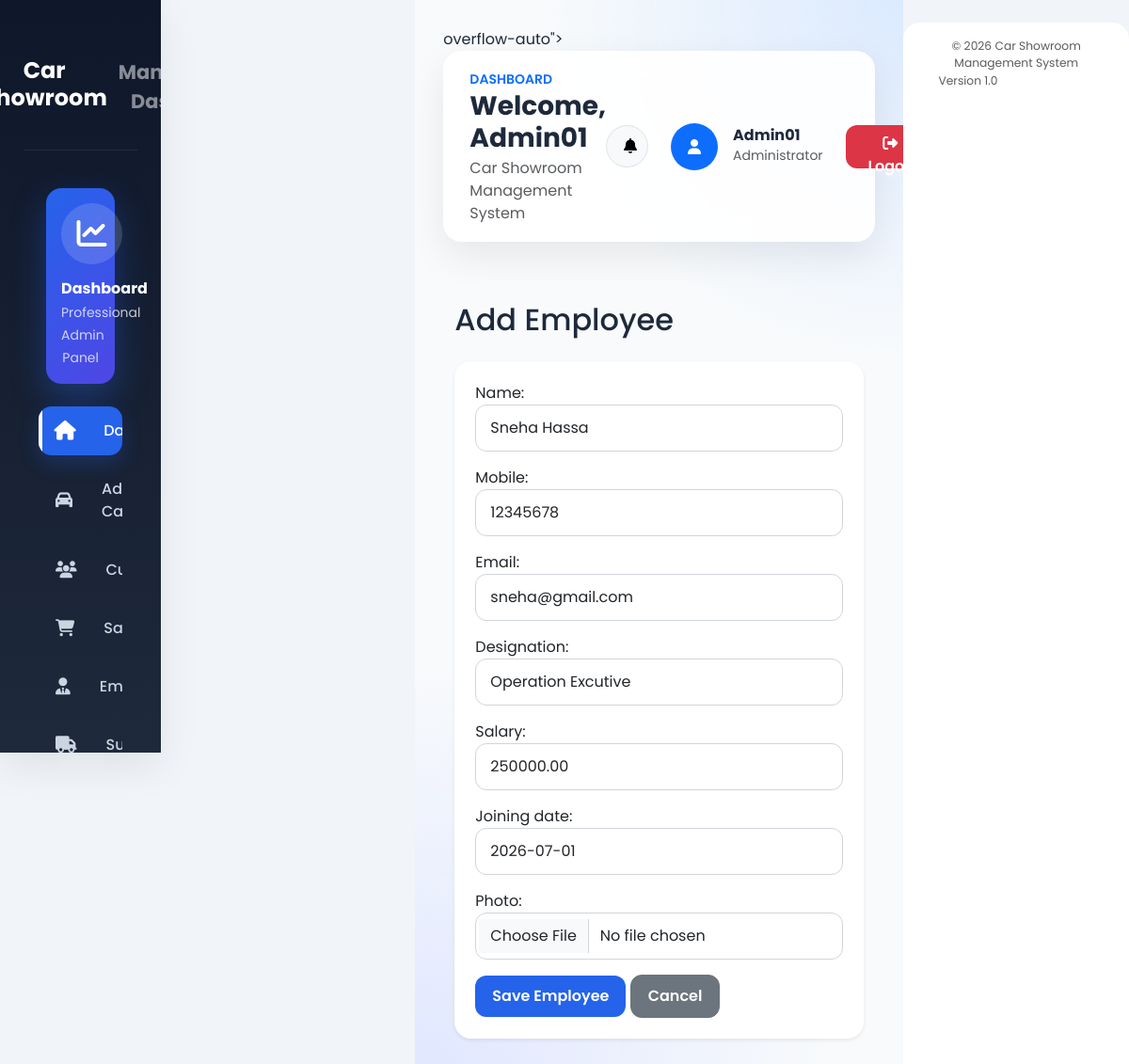
Screenshot of /edit-employee/1/ (signed in) with the database file from the repository.
### showroom/models.py (models this page shows, shortened)
class Employee(models.Model):
    name = models.CharField(max_length=100)
    mobile = models.CharField(max_length=15)
    email = models.EmailField()
    designation = models.CharField(max_length=100)
    salary = models.DecimalField(max_digits=10, decimal_places=2)
    joining_date = models.DateField(default=timezone.now)
    photo = models.ImageField(upload_to="employees/", blank=True, null=True)
    class Meta:
        ordering = ["name"]

### showroom/views.py (the view)
# urls.py: path("edit-employee/<int:id>/", views.edit_employee, name="edit_employee"),
@login_required
@staff_member_required
def edit_employee(request, id):
    employee = get_object_or_404(Employee, id=id)
    if request.method == "POST":
        form = EmployeeForm(
            request.POST,
            request.FILES,
            instance=employee
        )
        if form.is_valid():
            form.save()
            messages.success(request, "Employee updated successfully.")
            return redirect("employee_list")
    else:
        form = EmployeeForm(instance=employee)
    return render(
          request,
        "showroom/add_employee.html",
       {
          "form": form,
           "employee": employee,
      }
)

### showroom/forms.py
class EmployeeForm(forms.ModelForm):
    class Meta:
        model = Employee
        fields = "__all__"
        widgets = {
            "name": forms.TextInput(attrs={
                "class": "form-control"
            }),
            "mobile": forms.TextInput(attrs={
                "class": "form-control"
            }),
            "email": forms.EmailInput(attrs={
                "class": "form-control"
            }),
            "designation": forms.TextInput(attrs={
                "class": "form-control"
            }),
            "salary": forms.NumberInput(attrs={
                "class": "form-control"
            }),
            "joining_date": forms.DateInput(attrs={
                "class": "form-control"
            }),
            "photo": forms.FileInput(attrs={
                "class": "form-control"
            }),
        }

### showroom/templates/showroom/add_employee.html (shortened to what this page needs)
{% extends "showroom/base.html" %}
{% block content %}
<div class="container mt-4">
    <h2 class="mb-4">Add Employee</h2>
    <div class="card shadow-sm">
        <div class="card-body">
            <form method="POST" enctype="multipart/form-data">
                {{ form.as_p }}
                <button type="submit" class="btn btn-primary">
                    Save Employee
                </button>
                <a href="{% url 'employee_list' %}" class="btn btn-secondary">
                    Cancel
                </a>
            </form>
        </div>
    </div>
</div>
{% endblock %}

### showroom/templates/showroom/base.html (shortened to what this page needs)
{% load static %}
<!DOCTYPE html>
<html lang="en">
<head>
<link href="https://cdn.jsdelivr.net/npm/bootstrap@5.3.3/dist/css/bootstrap.min.css" rel="stylesheet">
<link href="https://cdn.jsdelivr.net/npm/bootstrap-icons@1.11.3/font/bootstrap-icons.css" rel="stylesheet">
<link href="https://cdnjs.cloudflare.com/ajax/libs/font-awesome/6.5.2/css/all.min.css" rel="stylesheet">
<link rel="stylesheet" href="https://cdn.datatables.net/1.13.8/css/dataTables.bootstrap5.min.css">
<link rel="stylesheet" href="https://cdnjs.cloudflare.com/ajax/libs/animate.css/4.1.1/animate.min.css">
<link rel="stylesheet" href="{% static 'css/style.css' %}">
<link rel="stylesheet" href="{% static 'css/dashboard.css' %}">
</head>
<body>
<div class="wrapper d-flex min-vh-100">
<div class="sidebar position-sticky top-0 vh-100">
    <div class="logo text-center py-4">
    <h4 class="text-white fw-bold mb-1">
       Car Showroom
    </h4>
    <small class="text-white-50">
      Management Dashboard
    </small>
</div>
    <ul class="sidebar-menu list-unstyled px-3 mt-4">
        <li class="mb-4 px-2">
            <div class="bg-primary rounded-4 text-white p-3 text-center">
                <i class="fas fa-chart-line fa-2x mb-3"></i>
                <h6 class="fw-bold mb-1">
                    Dashboard
                </h6>
                <small class="opacity-75">
                    Professional Admin Panel
                </small>
            </div>
        </li>
        <li>
            <a href="{% url 'home' %}" class="d-flex align-items-center active">
              <i class="fas fa-house me-3"></i>
              <span>Dashboard</span>
            </a>
        </li>
        <li>
                 <a href="{% url 'add_car' %}" class="d-flex align-items-center">
                   <i class="fas fa-car me-3"></i>
                   <span>Add Car</span>
                 </a>
        </li>
        <li>
              <a href="{% url 'customer_list' %}" class="d-flex align-items-center">
                <i class="fas fa-users me-3"></i>
               <span>Customers</span>
              </a>
        </li>
        <li>
           <a href="{% url 'sale_list' %}" class="d-flex align-items-center">
                <i class="fas fa-cart-shopping me-3"></i>
                <span>Sales</span>
            </a>
        </li>
        <li>
              <a href="{% url 'employee_list' %}" class="d-flex align-items-center">
                <i class="fas fa-user-tie me-3"></i>
                <span>Employees</span>
              </a>
        </li>
        <li>
                <a href="{% url 'supplier_list' %}" class="d-flex align-items-center">
                   <i class="fas fa-truck me-3"></i>
                   <span>Suppliers</span>
                </a>
        </li>
    </ul>
</div>
<div class="main-content flex-grow-1 overflow-auto"> overflow-auto">
<nav class="navbar navbar-expand-lg bg-white mb-4 px-4 py-3 border-0">
<div class="container-fluid px-0">
    <div>
        <small class="text-uppercase text-primary fw-semibold">
            Dashboard
        </small>
        <h3 class="fw-bold mb-1">
            Welcome, {{ request.user.username }}
        </h3>
        <span class="text-muted">
            Car Showroom Management System
        </span>
    </div>
<div class="d-flex align-items-center gap-4">
<button class="btn btn-light border rounded-circle"
        style="width:45px;height:45px;">
    <i class="fas fa-bell"></i>
</button>
<div class="d-flex align-items-center">
<div class="rounded-circle bg-primary text-white d-flex align-items-center justify-content-center me-3"
     style="width:50px;height:50px;">
    <i class="fas fa-user"></i>
</div>
<div>
    <h6 class="mb-0 fw-bold">
        {{ request.user.username }}
    </h6>
    <small class="text-muted">
        Administrator
    </small>
</div>
</div>
<a href="{% url 'logout' %}" class="btn btn-danger px-4">
    <i class="fas fa-right-from-bracket me-2"></i>
    Logout
</a>
</div>
</div>
</nav>
<main class="dashboard-content container-fluid px-0 py-3 animate__animated animate__fadeIn">
{% block content %}
{% endblock %}
</main>
</div>
<footer class="bg-white mt-4 py-3 border-0">
    <div class="container-fluid">
        <div class="d-flex justify-content-between align-items-center flex-wrap">
            <small class="text-muted">
                © {% now "Y" %} Car Showroom Management System
            </small>
            <small class="text-muted">
                Version 1.0
            </small>
        </div>
    </div>
</footer>
</div>
</body>
</html>

### static/css/style.css (style rules this page uses)
:root { --primary:#2563eb; --primary-dark:#1d4ed8; --success:#16a34a; --danger:#dc2626; --warning:#f59e0b; --info:#0ea5e9; --dark:#0f172a; --dark2:#1e293b; --light:#f8fafc; --white:#ffffff; --border:#e5e7eb; --radius:18px; --shadow:0 12px 30px rgba(0,0,0,.10); --transition:.35s; }
* { margin:0; padding:0; box-sizing:border-box; font-family:'Poppins',sans-serif; }
body { background:#eef3f9; color:#1e293b; overflow-x:hidden; }
.wrapper { display:flex; min-height:100vh; }
.sidebar { width:270px; background:linear-gradient(180deg,#0f172a,#1e293b); position:fixed; left:0; top:0; bottom:0; padding:25px; overflow-y:auto; z-index:999; box-shadow:var(--shadow); }
.logo { display:flex; align-items:center; justify-content:center; gap:12px; font-size:24px; font-weight:700; color:white; margin-bottom:40px; }
.sidebar-menu { list-style:none; padding:0; margin:0; }
.sidebar-menu li { margin-bottom:10px; }
.sidebar-menu li a { display:flex; align-items:center; gap:15px; padding:14px 18px; border-radius:14px; text-decoration:none; color:#d1d5db; font-weight:500; transition:.3s; }
.sidebar-menu i { width:22px; text-align:center; }
.main-content { margin-left:270px; width:calc(100% - 270px); padding:30px; transition:var(--transition); }
.dashboard-content { min-height:100vh; }
.navbar { border-radius:18px!important; box-shadow:var(--shadow); background:var(--white)!important; }
.navbar .btn { border-radius:12px; padding:8px 18px; }
.btn { border-radius:12px; font-weight:600; padding:10px 18px; transition:var(--transition); }
.btn-primary { background:var(--primary); border:none; }
.btn-danger { border:none; }
.card { border:none; border-radius:20px; box-shadow:var(--shadow); overflow:hidden; transition:var(--transition); }
.card-body { padding:24px; }
.form-control, .form-select { border-radius:12px; padding:12px 15px; border:1px solid #d1d5db; box-shadow:none; transition:.3s; }
footer { margin-top:50px; padding:25px; text-align:center; color:#64748b; font-size:14px; }
.fade-up { animation:fadeUp .8s ease; }
.sidebar-menu li a.active, .sidebar-menu li a:hover { background:linear-gradient(90deg,#2563eb,#3b82f6); color:#fff; box-shadow:0 8px 20px rgba(37,99,235,.25); }
.sidebar-menu li a.active i, .sidebar-menu li a:hover i { color:#fff; }
a, button, .btn, .card, .dashboard-card, .quick-card, .form-control, .form-select { transition:all .30s ease; }

### rows the page displays
Employee: name "Sneha Hassa", mobile "12345678", email "sneha@gmail.com", designation "Operation Excutive", salary "250000.00", joining_date "2026-07-01"

### other values shown
{{ request.user.username }} "Admin01"
